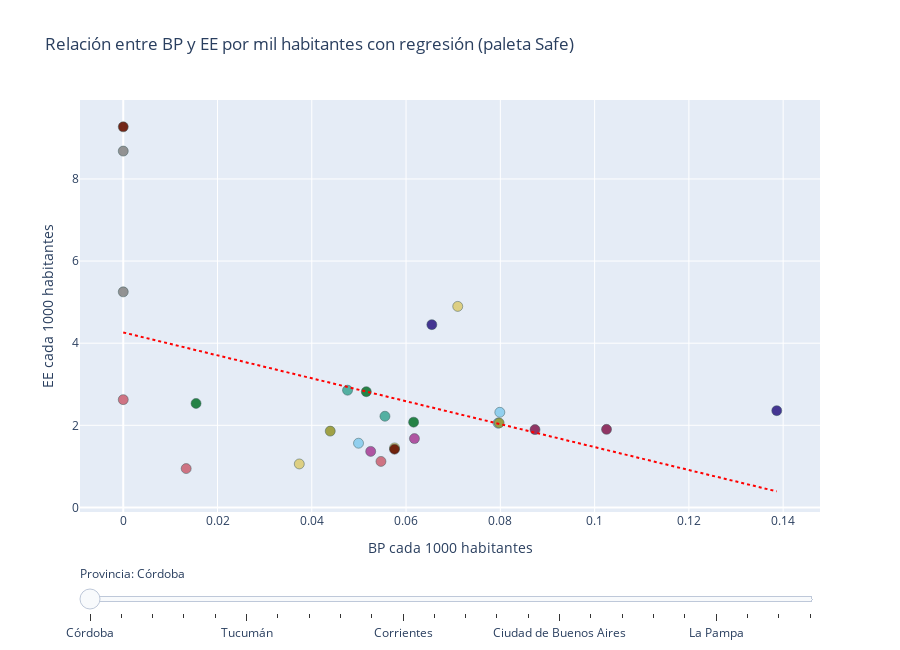

The cell this chart's notebook holds for it:
### Markdown cell above
"Relación entre la cantidad de BP cada mil habitantes y de EE cada mil
habitantes por departamento."

### Code cell
import plotly.express as px

df = pd.read_csv("ConsultasSQL\\Consulta_3.csv")
df.columns = [col.strip().lower() for col in df.columns]

df["bp_por_mil"] = df["cantidad_bp"] / df["poblacion_total"] * 1000         # Calculamos valores por mil habitantes
df["ee_por_mil"] = df["cantidad_ee"] / df["poblacion_total"] * 1000

provincias = df["provincia"].unique()                           # Tomamos provincias únicas

color_palette = px.colors.qualitative.Safe                      # Paleta colorblind friendly

fig = go.Figure()                                               # Creamos figura
                                          
for i, prov in enumerate(provincias):                           # Agregamos trazas y regresiones por provincia
    datos = df[df["provincia"] == prov].copy()

    depto_codes = datos["departamento"].astype('category').cat.codes        # Asignamos color único por departamento (repitiendo la paleta si hace falta)
    colors = [color_palette[c % len(color_palette)] for c in depto_codes]

    fig.add_trace(go.Scatter(                                   # Scatter plot por provincia
        x=datos["bp_por_mil"],
        y=datos["ee_por_mil"],
        mode='markers',
        marker=dict(
            size=10,
            opacity=0.9,
            color=colors,
            line=dict(width=0.5, color='DarkSlateGrey')
        ),
        text=datos["departamento"],
        hovertemplate="<b>%{text}</b><br>BP/1000 hab: %{x:.2f}<br>EE/1000 hab: %{y:.2f}<extra></extra>",
        name=prov,
        visible=(i == 0),
        showlegend=False
    ))

    x = datos["bp_por_mil"]                                     # Agregamos regresión si es posible
    y = datos["ee_por_mil"]
    if len(x.dropna()) > 1 and x.nunique() > 1 and y.nunique() > 1:
        try:
            coef = np.polyfit(x, y, 1)
            poly1d_fn = np.poly1d(coef)
            x_sorted = np.linspace(x.min(), x.max(), 100)
            y_fit = poly1d_fn(x_sorted)

            fig.add_trace(go.Scatter(
                x=x_sorted,
                y=y_fit,
                mode="lines",
                line=dict(color="red", dash="dot"),
                name=f"Regresión - {prov}",
                visible=(i == 0),
                showlegend=False
            ))
        except np.linalg.LinAlgError:
            continue

steps = []
for i, prov in enumerate(provincias):                           # Creamos el slider
    vis = [False] * (2 * len(provincias))
    vis[i * 2] = True
    if i * 2 + 1 < len(vis):
        vis[i * 2 + 1] = True
    steps.append(dict(
        method="update",
        args=[{"visible": vis},
              {"title": f"Provincia: {prov}"}],
        label=prov
    ))

sliders = [dict(
    active=0,
    currentvalue={"prefix": "Provincia: "},
    pad={"t": 50},
    steps=steps
)]

fig.update_layout(                                              # Layout
    sliders=sliders,
    xaxis_title="BP cada 1000 habitantes",
    yaxis_title="EE cada 1000 habitantes",
    title="Relación entre BP y EE por mil habitantes con regresión (paleta Safe)",
    height=650
)
fig.show()                                                      # Mostramos el gráfico
